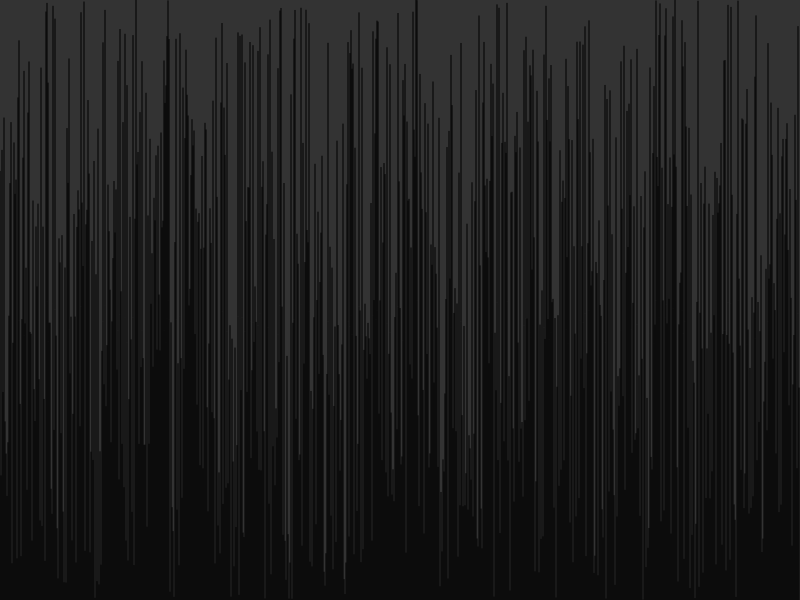
Frame 1 (no input)
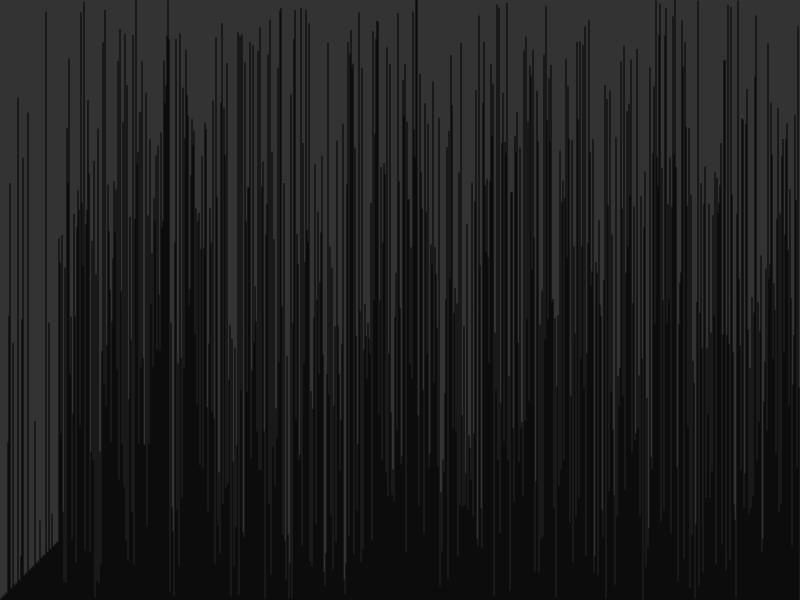
Frame 60 (no input)
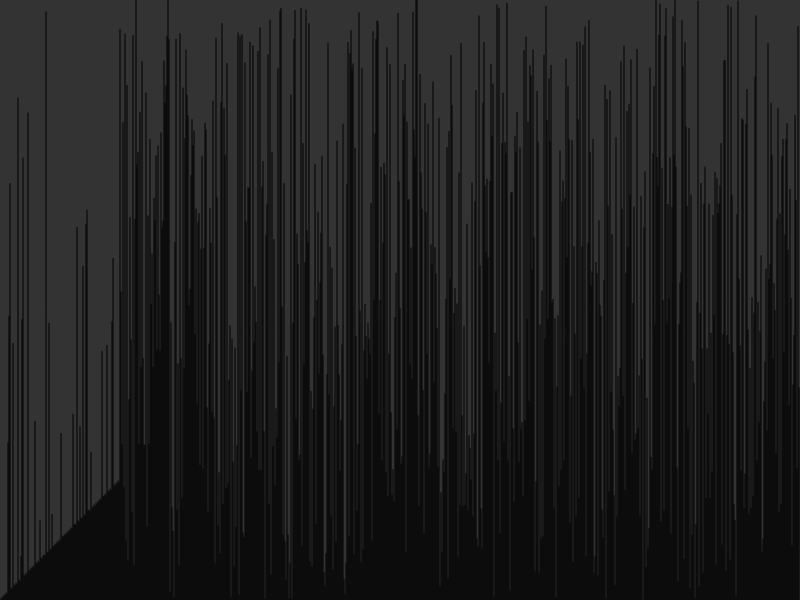
Frame 120 (the mouse pressed at the canvas centre since frame 60)

The p5.js sketch that drew these frames (run headless with seeded random() and noise() and a simulated clock; from frame 60 on, the mouse is pressed at the canvas centre):

// p5.js sketch
// ── sketch.js
/**
 * ugly, ugly code to visualise a bubble sort, based off of the lovely coding train challenges:
 * https://github.com/CodingTrain/website/tree/master/CodingChallenges
 **/
 var values = [];
 var i = 0;
 var j = 0;

 function setup(){
   createCanvas(800,600);

   for(var i =0; i < width; i++){
     values[i] = random(height);//Why not change the line generation? //noise(i/100*height);
   }
 }


 function draw(){
   background(51);
   stroke(0);

   drawLines();
   a = values[j];
   b = values[j+1];
   if(a > b){
     swapValues(values, j, j+1);
   }

   //Sort 100 times per frame
   // for(var n = 0; n < 100; n++){
     if(i < values.length){
       j++;
       if(j >= values.length-i-1){
         j = 0;
         i = i+1;
       }
     } else{
       console.log("finished");
       noLoop();
     }
   // }
 }

 function swapValues(values, a, b){
   values[a] = b;
   values[b] = a;
 }

 function drawLines(){
   for(var i = 0; i < values.length; i++){
     line(i, height, i, height-values[i]);
   }
 }
